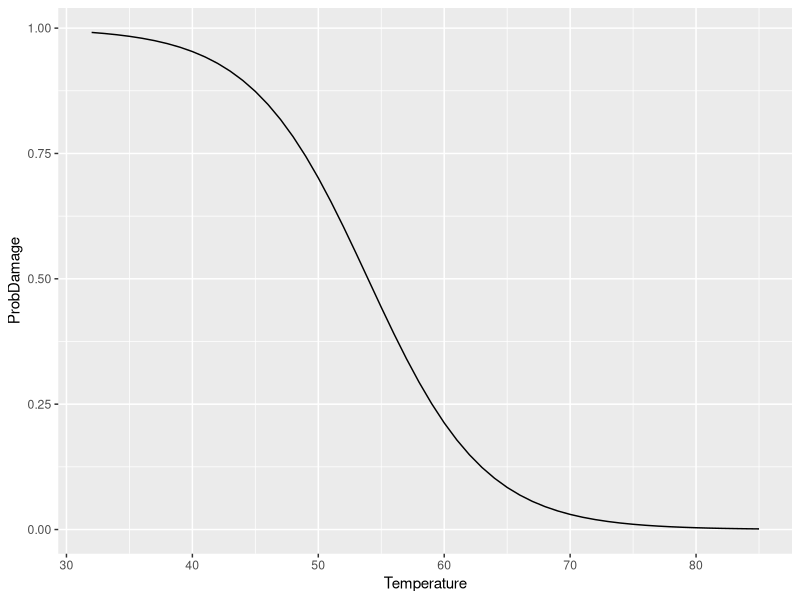
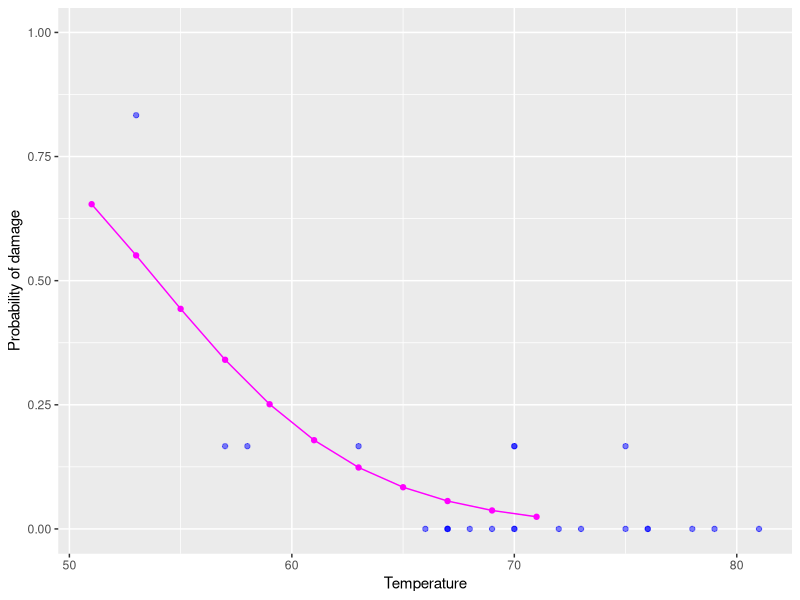

The R source for these figures, in order:
## ---- chunk 1

eth <- 0
sex <- 1
lrn <- 1
actualDaysMissed <- 2

aDP <- 18.93 - 9.11 * eth + 3.1 * sex + 2.15 * lrn
aDP

residual <- actualDaysMissed - aDP
residual

## ---- chunk 2

n <- 146
k <- 3
vRes <- 240.57
vOut <- 264.17

R2 <- 1 - (vRes / vOut)
R2

adjR2 <- 1 - (1 - R2) * ( (n-1) / (n-k-1) )
adjR2

## ---- chunk 3
dfModel <- data.frame(Estimate=c(11.6630, -0.2162), 
                      StdError=c(3.2963, 0.0532), 
                      zValue=c(3.54, -4.07), 
                      PrAbsZ=c(0.0004, 0.0000))
rownames(dfModel) <- c('Intercept', 'Temperature')
dfModel
## ---- chunk 4

library(ggplot2)

origModel <- function(temp)
{
  right <- 11.6630 - 0.2162 * temp
  
  prob <- exp(right) / (1 + exp(right))
  
  return (prob)
}

temps <- seq(32, 85)
dfProbDamage <- data.frame(Temperature=temps, ProbDamage=origModel(temps))


g1 <- ggplot(dfProbDamage) + geom_line(aes(x=Temperature, y=ProbDamage )) 
g1


## ---- chunk 5
temps <- c(51,53,55)

dPD <- data.frame(Temperature=temps, ProbDamage=origModel(temps))
dPD

## ---- chunk 6
# raw data
dfRaw <- data.frame(Missing=seq(1, 23), 
                    Temp=c(53,57,58,63,66,67,67,67,68,69,70,70,70,
                           70,72,73,75,75,76,76,78,79,81),
                    Damaged=c(5,1,1,1,0,0,0,0,0,0,1,0,1,0,0,0,0,1,0,0,0,0,0),
                    Undamaged=c(1,5,5,5,6,6,6,6,6,6,5,6,5,6,6,6,6,5,6,6,6,6,6))
dfRaw$ProbDamage <- dfRaw$Damaged / (dfRaw$Damaged + dfRaw$Undamaged)
head(dfRaw)

#model

temps <- seq(51, 71, by=2)
dfProbDamage <- data.frame(Temperature=temps, ProbDamage=origModel(temps))

#visualization combining the raw data and the model curve
 
g1 <- ggplot(dfRaw) + 
  geom_point(aes(x=Temp, y=ProbDamage), alpha=0.5, colour="blue") + 
  geom_line(data=dfProbDamage, aes(x=Temperature, y=ProbDamage), colour="magenta") +
  geom_point(data=dfProbDamage, aes(x=Temperature, y=ProbDamage), colour="magenta") +
  labs(x="Temperature", y="Probability of damage") +
  ylim(0, 1) 
g1

